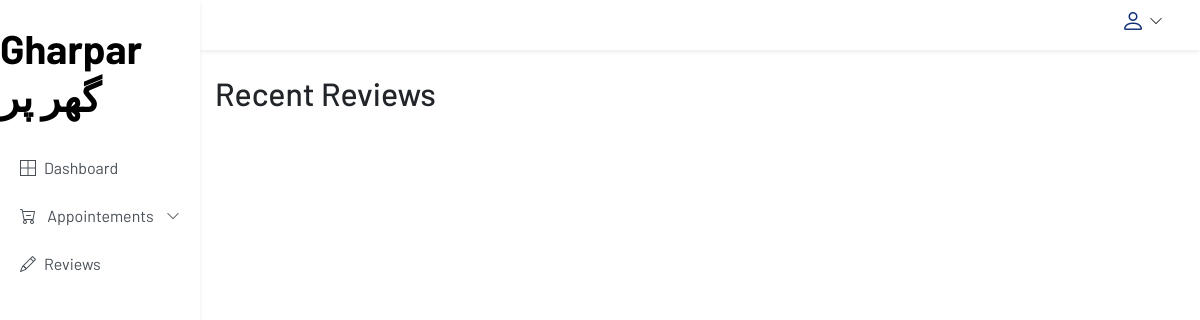
/reviews/ (signed in), run on an earlier commit of the app's database.
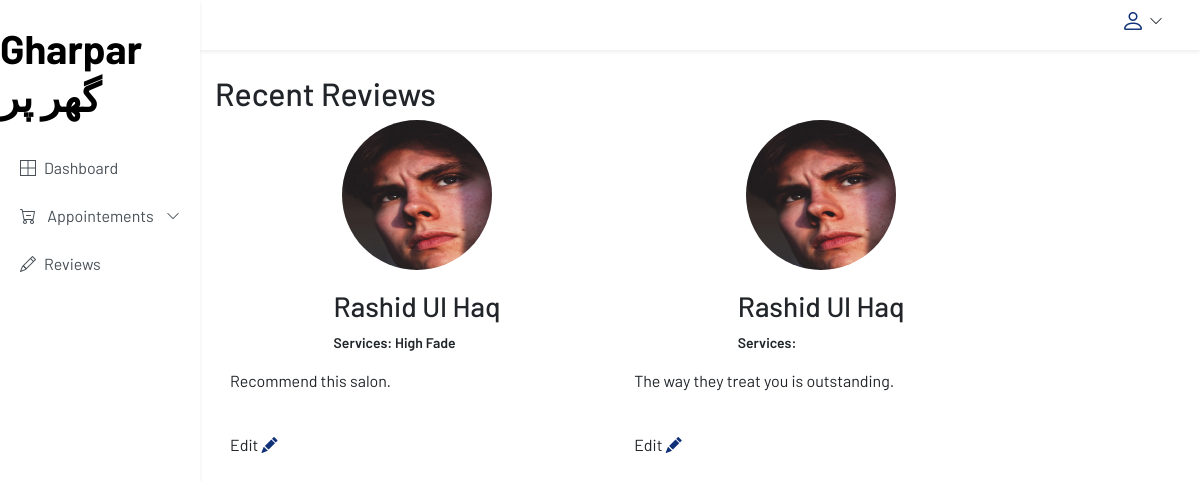
And on a later commit of the database.
### core/models.py (models this page shows, shortened)
class Review(models.Model):
    author = models.ForeignKey(User, on_delete=models.CASCADE, related_name='reviews')
    review_date = models.DateTimeField(default=timezone.now())
    rate_choices = (
        (1, 1),
        (2, 2),
        (3, 3),
        (4, 4),
        (5, 5)
    )
    stars = models.IntegerField(choices=rate_choices)
    comment = models.TextField(max_length=4000,null=True,blank=True)
    appointment = models.OneToOneField(Appointment, on_delete=models.CASCADE,related_name="appointments_review")

class Service(models.Model):
    name = models.CharField(max_length=200, verbose_name='Name')
    description = models.TextField(verbose_name='Description')
    image = models.ImageField(verbose_name='Image', upload_to='services')
    category = models.ForeignKey('Category', on_delete=models.CASCADE, verbose_name='Category')
    price = models.DecimalField(max_digits=10, decimal_places=2, verbose_name='Price')
    duration = models.DecimalField(max_digits=10, decimal_places=2, verbose_name='Duration')
    created = models.DateTimeField(auto_now_add=True, verbose_name='Created at')
    class Meta:
        verbose_name = 'service'
        verbose_name_plural = 'services'
        ordering = ['-created']

### accounts/models.py (models this page shows, shortened)
class User(AbstractUser):
    username = None
    email = models.EmailField(unique=True, blank=False,
                              error_messages={
                                  'unique': "A user with that email already exists.",
                              })
    image = models.ImageField(
        upload_to='profile_pictures', null=True, blank=True)
    USERNAME_FIELD = "email"
    REQUIRED_FIELDS = ['first_name', 'last_name']
    is_employee = models.BooleanField(default=False)
    objects = UserManager()

### core/views.py (the view)
# urls.py: path('reviews/',review_list_view, name='reviews'),
def review_list_view(request):
    context ={}
    if request.user.is_authenticated:
        if request.user.is_superuser:
            reviews = Review.objects.all()[:10]
            context = {'reviews':reviews}
        else:
            reviews = Review.objects.filter(author=request.user)[:10]
            context={
                'reviews': reviews
            }
    else:
        return redirect(request.META['HTTP_REFERER'])
    return render(request, 'admin/reviews.html', context)

### templates/admin/reviews.html
{% extends "partials/base.html" %} {% load static %} {% block content %}
<link rel="stylesheet" href="{% static 'home.css' %}">
<main class="container-fluid">
    <h2>Recent Reviews</h2>
    <section class="row mx-auto">
    {% for review in reviews %}
    <div class="col-md-5 col-lg-5">
    <div class="freelance-card">
                <div class="customer-comment">
                {% if review.author.image %}
                    <img src="{{review.author.image.url}}" height=100 width=100 alt="" style="border-radius:100px;">
                {% endif %}
                    <div>
                        <h3>
                            {{review.author.first_name|capfirst}}
                            {{review.author.last_name|capfirst}}
                        </h3>
                        <p>
                            Services: <span class="blue">
                             {% for service in review.appointment.package.services.all %}
            {{service.name}}
            {% endfor %}
                            </span>
                        </p>
                    </div>
                </div>
                <p>
                {{review.comment}}
                </p>
                <br>
                {% if request.user.is_superuser %}
                {%else%}
                Edit
                    <a href="{% url 'rate' review.appointment.id %}">
                <i class="bi bi-pencil-fill text-primary"></i>
            </a>
                {% endif %}
    </div>
    </div>
    {% endfor %}
    </section>
</main>
{% endblock %}

### templates/partials/base.html (shortened to what this page needs)
{% load static %}
<html lang="en">
  <head>
    <link
      rel="stylesheet"
      href="https://cdn.jsdelivr.net/npm/bootstrap@4.6.1/dist/css/bootstrap.min.css"
    />
    <link rel="stylesheet" href="{% static 'css/admin_style.css' %}" />
    <link
      rel="stylesheet"
      href="https://cdn.jsdelivr.net/npm/bootstrap-icons@1.8.1/font/bootstrap-icons.css"
    />
  </head>
  <body>
    <div class="container-fluid">
      <div class="row">
        <div
          class="col-md-3 col-lg-2 px-0 position-fixed h-100 bg-white shadow-sm sidebar"
          id="sidebar"
        >
          <h1
            class="font-weight-bold text-primary d-flex my-4 justify-content-center"
          >
          <a href="/">
            Gharpar گھر پر
            </a>
          </h1>
          {% if request.user.is_superuser %}
          <div class="list-group rounded-0">
            <a
              href="{% url 'admin_dashboard' %}"
              class="list-group-item list-group-item-action border-0 d-flex align-items-center"
            >
              <span class="bi bi-border-all"></span>
              <span class="ml-2">Dashboard</span>
            </a>
            <a
              href="{% url 'admin_category_view' %}"
              class="list-group-item list-group-item-action border-0 align-items-center"
            >
              <span class="bi bi-box"></span>
              <span class="ml-2">Services</span>
            </a>
            <a
              href="{% url 'admin_package_view' %}"
              class="list-group-item list-group-item-action border-0 align-items-center"
            >
              <span class="bi bi-card-checklist"></span>
              <span class="ml-2">Packages</span>
            </a>
            <a
              href="{% url 'employee_list_view' %}"
              class="list-group-item list-group-item-action border-0 align-items-center"
            >
              <span class="bi bi-person-check-fill"></span>
              <span class="ml-2">Employees</span>
            </a>
             <a
              href="{% url 'employee_timing_view' %}"
              class="list-group-item list-group-item-action border-0 d-flex align-items-center"
            >
              <span class="bi bi-clock"></span>
              <span class="ml-2">Timing</span>
            </a>
             <a
              href="{% url 'holiday' %}"
              class="list-group-item list-group-item-action border-0 d-flex align-items-center"
            >
              <i class="bi bi-emoji-smile"></i>
              <span class="ml-2">Holiday</span>
            </a>
             <a
              href="{% url 'leaves' %}"
              class="list-group-item list-group-item-action border-0 d-flex align-items-center"
            >
              <span class="bi bi-emoji-frown"></span>
              <span class="ml-2">Leave Requests</span>
            </a>
            <a
              href="{% url 'admin_appoitment_view' %}"
              class="list-group-item list-group-item-action border-0 d-flex justify-content-between align-items-center"
              data-toggle="collapse"
              data-target="#sale-collapse"
            >
              <div>
                <span class="bi bi-cart-dash"></span>
                <span class="ml-2">Appointements</span>
              </div>
              <span class="bi bi-chevron-down small"></span>
            </a>
            <div class="collapse" id="sale-collapse" data-parent="#sidebar">
              <div class="list-group">
                <a
                  href="{% url 'admin_appoitment_list_view' 'pending' %}"
                  class="list-group-item list-group-item-action border-0 pl-5"
                  >Pending</a
                >
                <a
                  href="{% url 'admin_appoitment_list_view' 'confirmed' %}"
                  class="list-group-item list-group-item-action border-0 pl-5"
                  >Confirmed Appointements</a
                >
                <a
                  href="{% url 'admin_appoitment_list_view' 'completed' %}"
                  class="list-group-item list-group-item-action border-0 pl-5"
                  >Completed Appointements</a
                >
              </div>
            </div>
            <a
              href="{% url 'reviews' %}"
              class="list-group-item list-group-item-action border-0 d-flex align-items-center"
            >
              <span class="bi bi-pencil"></span>
              <span class="ml-2">Reviews</span>
            </a>
          </div>
          {% else %}
          <div class="list-group rounded-0">
            <a
              href="{% url 'user_dashboard' %}"
              class="list-group-item list-group-item-action border-0 d-flex align-items-center"
            >
              <span class="bi bi-border-all"></span>
              <span class="ml-2">Dashboard</span>
            </a>
             <a
              href="#"
              class="list-group-item list-group-item-action border-0 d-flex justify-content-between align-items-center"
              data-toggle="collapse"
              data-target="#sale-collapse"
            >
              <div>
                <span class="bi bi-cart-dash"></span>
                <span class="ml-2">Appointements</span>
              </div>
              <span class="bi bi-chevron-down small"></span>
            </a>
            <a
              href="{% url 'reviews' %}"
              class="list-group-item list-group-item-action border-0 d-flex align-items-center"
            >
              <span class="bi bi-pencil"></span>
              <span class="ml-2">Reviews</span>
            </a>
          </div>
          {% endif %}
        </div>
        <div class="col-md-9 col-lg-10 ml-md-auto px-0">
          <nav class="w-100 d-flex px-4 py-2 mb-4 shadow-sm">
            <div class="dropdown ml-auto">
              <button
                class="btn py-0 d-flex align-items-center"
                id="logout-dropdown"
                data-toggle="dropdown"
                aria-expanded="false"
              >
                <span class="bi bi-person text-primary h4"></span>
                <span class="bi bi-chevron-down ml-1 mb-2 small"></span>
              </button>
            </div>
          </nav>
          {% block content %} {% endblock content %}
        </div>
      </div>
    </div>
  </body>
</html>

### static/css/admin_style.css (style rules this page uses)
body { font-family: 'Barlow', sans-serif; }
.sidebar { top: 0; left : 0; z-index : 100; overflow-y: auto; }

### static/css/home.css (style rules this page uses)
html { scroll-behavior: smooth; }
.text-primary { color: #103178 !important; }
a { text-decoration: none; color: black; }
.customer-comment { width:100%; display: flex; flex-direction: column; align-items: center; gap: 20px; }
.customer-comment img { width: 150px; height: 150px; border-radius: 60%; }
.customer-comment p { font-size: 14px; font-weight: 600; }

What changed in the data, as far as the page shows it:
added Review: author.image (picture), author.first_name "Rashid", author.last_name "Ul Haq", comment "Recommend this salon."
now on this page (row unchanged): Service: name "High Fade"
added Review: author.image (picture), author.first_name "Rashid", author.last_name "Ul Haq", comment "The way they treat you is outstanding."
